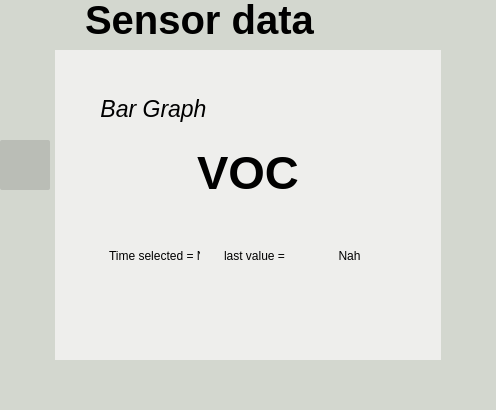
<?xml version="1.0" encoding="UTF-8"?>
<ui version="4.0">
 <class>MainWindow</class>
 <widget class="QMainWindow" name="MainWindow">
  <property name="geometry">
   <rect>
    <x>0</x>
    <y>0</y>
    <width>496</width>
    <height>410</height>
   </rect>
  </property>
  <property name="windowTitle">
   <string>MainWindow</string>
  </property>
  <widget class="QWidget" name="centralwidget">
   <property name="styleSheet">
    <string notr="true">background-color: rgb(238, 238, 236);
</string>
   </property>
   <layout class="QVBoxLayout" name="verticalLayout">
    <property name="spacing">
     <number>0</number>
    </property>
    <property name="leftMargin">
     <number>0</number>
    </property>
    <property name="topMargin">
     <number>0</number>
    </property>
    <property name="rightMargin">
     <number>0</number>
    </property>
    <property name="bottomMargin">
     <number>0</number>
    </property>
    <item>
     <widget class="QFrame" name="frame_1">
      <property name="maximumSize">
       <size>
        <width>16777215</width>
        <height>50</height>
       </size>
      </property>
      <property name="styleSheet">
       <string notr="true">border:0</string>
      </property>
      <property name="frameShape">
       <enum>QFrame::StyledPanel</enum>
      </property>
      <property name="frameShadow">
       <enum>QFrame::Raised</enum>
      </property>
      <layout class="QHBoxLayout" name="horizontalLayout_2">
       <property name="spacing">
        <number>0</number>
       </property>
       <property name="leftMargin">
        <number>0</number>
       </property>
       <property name="topMargin">
        <number>0</number>
       </property>
       <property name="rightMargin">
        <number>0</number>
       </property>
       <property name="bottomMargin">
        <number>0</number>
       </property>
       <item>
        <widget class="QFrame" name="Menu">
         <property name="minimumSize">
          <size>
           <width>55</width>
           <height>50</height>
          </size>
         </property>
         <property name="maximumSize">
          <size>
           <width>55</width>
           <height>16777215</height>
          </size>
         </property>
         <property name="styleSheet">
          <string notr="true">border:0 ; 
background-color: rgb(211, 215, 207);</string>
         </property>
         <property name="frameShape">
          <enum>QFrame::StyledPanel</enum>
         </property>
         <property name="frameShadow">
          <enum>QFrame::Raised</enum>
         </property>
         <widget class="QPushButton" name="GotoMainButton">
          <property name="geometry">
           <rect>
            <x>10</x>
            <y>10</y>
            <width>40</width>
            <height>30</height>
           </rect>
          </property>
          <property name="minimumSize">
           <size>
            <width>1</width>
            <height>0</height>
           </size>
          </property>
          <property name="styleSheet">
           <string notr="true">QPushButton{
background-image:url(:/LeftArrow/Design/icones/left-arrow_40x30.png);
border-radius:2px;
}</string>
          </property>
          <property name="text">
           <string/>
          </property>
          <property name="iconSize">
           <size>
            <width>20</width>
            <height>20</height>
           </size>
          </property>
         </widget>
        </widget>
       </item>
       <item>
        <widget class="QFrame" name="Title">
         <property name="minimumSize">
          <size>
           <width>0</width>
           <height>50</height>
          </size>
         </property>
         <property name="styleSheet">
          <string notr="true">border:0 ; 
background-color: rgb(211, 215, 207);</string>
         </property>
         <property name="frameShape">
          <enum>QFrame::StyledPanel</enum>
         </property>
         <property name="frameShadow">
          <enum>QFrame::Raised</enum>
         </property>
         <widget class="QLabel" name="label_2">
          <property name="enabled">
           <bool>true</bool>
          </property>
          <property name="geometry">
           <rect>
            <x>30</x>
            <y>-10</y>
            <width>261</width>
            <height>60</height>
           </rect>
          </property>
          <property name="minimumSize">
           <size>
            <width>40</width>
            <height>60</height>
           </size>
          </property>
          <property name="maximumSize">
           <size>
            <width>16777215</width>
            <height>20</height>
           </size>
          </property>
          <property name="font">
           <font>
            <pointsize>30</pointsize>
            <weight>75</weight>
            <bold>true</bold>
           </font>
          </property>
          <property name="text">
           <string>Sensor data</string>
          </property>
          <property name="scaledContents">
           <bool>true</bool>
          </property>
         </widget>
        </widget>
       </item>
      </layout>
     </widget>
    </item>
    <item>
     <widget class="QFrame" name="frame_2">
      <property name="styleSheet">
       <string notr="true">border:0</string>
      </property>
      <property name="frameShape">
       <enum>QFrame::StyledPanel</enum>
      </property>
      <property name="frameShadow">
       <enum>QFrame::Raised</enum>
      </property>
      <layout class="QHBoxLayout" name="horizontalLayout">
       <property name="spacing">
        <number>0</number>
       </property>
       <property name="leftMargin">
        <number>0</number>
       </property>
       <property name="topMargin">
        <number>0</number>
       </property>
       <property name="rightMargin">
        <number>0</number>
       </property>
       <property name="bottomMargin">
        <number>0</number>
       </property>
       <item>
        <widget class="QFrame" name="Left">
         <property name="minimumSize">
          <size>
           <width>55</width>
           <height>0</height>
          </size>
         </property>
         <property name="maximumSize">
          <size>
           <width>55</width>
           <height>16777215</height>
          </size>
         </property>
         <property name="styleSheet">
          <string notr="true">border:0 ; 
background-color: rgb(211, 215, 207);</string>
         </property>
         <property name="frameShape">
          <enum>QFrame::StyledPanel</enum>
         </property>
         <property name="frameShadow">
          <enum>QFrame::Raised</enum>
         </property>
         <layout class="QVBoxLayout" name="verticalLayout_2">
          <property name="spacing">
           <number>6</number>
          </property>
          <property name="leftMargin">
           <number>0</number>
          </property>
          <property name="topMargin">
           <number>0</number>
          </property>
          <property name="rightMargin">
           <number>0</number>
          </property>
          <property name="bottomMargin">
           <number>0</number>
          </property>
          <item>
           <widget class="QFrame" name="TOP_BUTTON">
            <property name="minimumSize">
             <size>
              <width>55</width>
              <height>0</height>
             </size>
            </property>
            <property name="maximumSize">
             <size>
              <width>16777215</width>
              <height>16777215</height>
             </size>
            </property>
            <property name="frameShape">
             <enum>QFrame::StyledPanel</enum>
            </property>
            <property name="frameShadow">
             <enum>QFrame::Raised</enum>
            </property>
            <widget class="QPushButton" name="GotoGraphicButton_1">
             <property name="geometry">
              <rect>
               <x>0</x>
               <y>360</y>
               <width>50</width>
               <height>50</height>
              </rect>
             </property>
             <property name="minimumSize">
              <size>
               <width>50</width>
               <height>50</height>
              </size>
             </property>
             <property name="maximumSize">
              <size>
               <width>50</width>
               <height>50</height>
              </size>
             </property>
             <property name="styleSheet">
              <string notr="true">QPushButton{
background-image:url(:/Graphic/Design/icones/icons8-combo-chart-50.png);
border-radius:2px;
 background-repeat:none;
padding-left: 50px; 
color: rgb(255, 255, 255);
border-radius: 10px;
}

QPushButton:hover{
	background-color: rgb(136, 138, 133);
}</string>
             </property>
             <property name="text">
              <string/>
             </property>
             <property name="iconSize">
              <size>
               <width>20</width>
               <height>20</height>
              </size>
             </property>
            </widget>
            <widget class="QPushButton" name="GotoGraphicButton">
             <property name="geometry">
              <rect>
               <x>0</x>
               <y>280</y>
               <width>50</width>
               <height>50</height>
              </rect>
             </property>
             <property name="minimumSize">
              <size>
               <width>50</width>
               <height>50</height>
              </size>
             </property>
             <property name="maximumSize">
              <size>
               <width>50</width>
               <height>50</height>
              </size>
             </property>
             <property name="styleSheet">
              <string notr="true">QPushButton{
	background-image: url(:/Graphic/Design/icones/graph_50x50.png);
border-radius:2px;
 background-repeat:none;
padding-left: 50px; 
color: rgb(255, 255, 255);
border-radius: 10px;
}

QPushButton:hover{
	background-color: rgb(136, 138, 133);
}</string>
             </property>
             <property name="text">
              <string/>
             </property>
             <property name="iconSize">
              <size>
               <width>20</width>
               <height>20</height>
              </size>
             </property>
            </widget>
            <widget class="QPushButton" name="GotoGraphicButton_3">
             <property name="geometry">
              <rect>
               <x>0</x>
               <y>190</y>
               <width>50</width>
               <height>50</height>
              </rect>
             </property>
             <property name="minimumSize">
              <size>
               <width>40</width>
               <height>50</height>
              </size>
             </property>
             <property name="maximumSize">
              <size>
               <width>50</width>
               <height>50</height>
              </size>
             </property>
             <property name="styleSheet">
              <string notr="true">QPushButton{
	background-image: url(:/Graphic/Design/icones/statistics_50x50.png);
border-radius:2px;
 background-repeat:none;
padding-left: 50px; 
color: rgb(255, 255, 255);
border-radius: 10px;
}

QPushButton:hover{
	background-color: rgb(136, 138, 133);
}</string>
             </property>
             <property name="text">
              <string/>
             </property>
             <property name="iconSize">
              <size>
               <width>20</width>
               <height>20</height>
              </size>
             </property>
            </widget>
            <widget class="QPushButton" name="GotoTableButton">
             <property name="geometry">
              <rect>
               <x>0</x>
               <y>90</y>
               <width>50</width>
               <height>50</height>
              </rect>
             </property>
             <property name="minimumSize">
              <size>
               <width>50</width>
               <height>50</height>
              </size>
             </property>
             <property name="maximumSize">
              <size>
               <width>50</width>
               <height>50</height>
              </size>
             </property>
             <property name="styleSheet">
              <string notr="true">QPushButton{
	padding: 5px 7px; 
	border-radius: 10px;
	background-image: url(:/Table/Design/icones/table_50x50.png);
border-radius:2px;
 background-repeat:none;
background-color: rgb(186, 189, 182);
	color: rgb(255, 255, 255);
	background-position: center left;
	padding-left: 50px; 
}


QPushButton:hover{
		background-color: rgb(136, 138, 133);
}</string>
             </property>
             <property name="text">
              <string/>
             </property>
             <property name="iconSize">
              <size>
               <width>20</width>
               <height>20</height>
              </size>
             </property>
            </widget>
           </widget>
          </item>
         </layout>
        </widget>
       </item>
       <item>
        <widget class="QFrame" name="Mid">
         <property name="styleSheet">
          <string notr="true">border:0;</string>
         </property>
         <property name="frameShape">
          <enum>QFrame::StyledPanel</enum>
         </property>
         <property name="frameShadow">
          <enum>QFrame::Raised</enum>
         </property>
         <layout class="QVBoxLayout" name="verticalLayout_3">
          <item>
           <widget class="QFrame" name="frame_53">
            <property name="frameShape">
             <enum>QFrame::StyledPanel</enum>
            </property>
            <property name="frameShadow">
             <enum>QFrame::Raised</enum>
            </property>
            <layout class="QHBoxLayout" name="horizontalLayout_6">
             <item>
              <widget class="QFrame" name="frame_11">
               <property name="sizePolicy">
                <sizepolicy hsizetype="Preferred" vsizetype="Expanding">
                 <horstretch>0</horstretch>
                 <verstretch>0</verstretch>
                </sizepolicy>
               </property>
               <property name="frameShape">
                <enum>QFrame::StyledPanel</enum>
               </property>
               <property name="frameShadow">
                <enum>QFrame::Raised</enum>
               </property>
               <layout class="QVBoxLayout" name="verticalLayout_8">
                <item>
                 <widget class="QFrame" name="frame_10">
                  <property name="minimumSize">
                   <size>
                    <width>0</width>
                    <height>230</height>
                   </size>
                  </property>
                  <property name="frameShape">
                   <enum>QFrame::StyledPanel</enum>
                  </property>
                  <property name="frameShadow">
                   <enum>QFrame::Raised</enum>
                  </property>
                  <layout class="QVBoxLayout" name="verticalLayout_7">
                   <item>
                    <widget class="QFrame" name="frame_5">
                     <property name="minimumSize">
                      <size>
                       <width>120</width>
                       <height>45</height>
                      </size>
                     </property>
                     <property name="maximumSize">
                      <size>
                       <width>16777215</width>
                       <height>45</height>
                      </size>
                     </property>
                     <property name="frameShape">
                      <enum>QFrame::StyledPanel</enum>
                     </property>
                     <property name="frameShadow">
                      <enum>QFrame::Raised</enum>
                     </property>
                     <layout class="QVBoxLayout" name="verticalLayout_4">
                      <item alignment="Qt::AlignLeft">
                       <widget class="QLabel" name="label">
                        <property name="minimumSize">
                         <size>
                          <width>100</width>
                          <height>0</height>
                         </size>
                        </property>
                        <property name="font">
                         <font>
                          <pointsize>17</pointsize>
                          <weight>50</weight>
                          <italic>true</italic>
                          <bold>false</bold>
                         </font>
                        </property>
                        <property name="text">
                         <string>Bar Graph</string>
                        </property>
                        <property name="alignment">
                         <set>Qt::AlignCenter</set>
                        </property>
                       </widget>
                      </item>
                     </layout>
                    </widget>
                   </item>
                   <item>
                    <widget class="QFrame" name="frame_13">
                     <property name="minimumSize">
                      <size>
                       <width>0</width>
                       <height>71</height>
                      </size>
                     </property>
                     <property name="frameShape">
                      <enum>QFrame::StyledPanel</enum>
                     </property>
                     <property name="frameShadow">
                      <enum>QFrame::Raised</enum>
                     </property>
                     <layout class="QVBoxLayout" name="verticalLayout_9">
                      <item>
                       <widget class="QLabel" name="NomeSensor">
                        <property name="minimumSize">
                         <size>
                          <width>200</width>
                          <height>51</height>
                         </size>
                        </property>
                        <property name="font">
                         <font>
                          <pointsize>35</pointsize>
                          <weight>75</weight>
                          <bold>true</bold>
                         </font>
                        </property>
                        <property name="styleSheet">
                         <string notr="true">´</string>
                        </property>
                        <property name="text">
                         <string>VOC</string>
                        </property>
                        <property name="scaledContents">
                         <bool>true</bool>
                        </property>
                        <property name="alignment">
                         <set>Qt::AlignCenter</set>
                        </property>
                       </widget>
                      </item>
                     </layout>
                    </widget>
                   </item>
                   <item>
                    <widget class="QFrame" name="frame_16">
                     <property name="minimumSize">
                      <size>
                       <width>0</width>
                       <height>84</height>
                      </size>
                     </property>
                     <property name="frameShape">
                      <enum>QFrame::StyledPanel</enum>
                     </property>
                     <property name="frameShadow">
                      <enum>QFrame::Raised</enum>
                     </property>
                     <layout class="QHBoxLayout" name="horizontalLayout_10">
                      <item alignment="Qt::AlignHCenter|Qt::AlignVCenter">
                       <widget class="QFrame" name="frame_17">
                        <property name="minimumSize">
                         <size>
                          <width>100</width>
                          <height>53</height>
                         </size>
                        </property>
                        <property name="frameShape">
                         <enum>QFrame::StyledPanel</enum>
                        </property>
                        <property name="frameShadow">
                         <enum>QFrame::Raised</enum>
                        </property>
                        <layout class="QVBoxLayout" name="verticalLayout_10">
                         <item>
                          <widget class="QLabel" name="timeSelected_label">
                           <property name="minimumSize">
                            <size>
                             <width>100</width>
                             <height>31</height>
                            </size>
                           </property>
                           <property name="text">
                            <string>Time selected = Nah</string>
                           </property>
                           <property name="alignment">
                            <set>Qt::AlignLeading|Qt::AlignLeft|Qt::AlignVCenter</set>
                           </property>
                          </widget>
                         </item>
                        </layout>
                       </widget>
                      </item>
                      <item alignment="Qt::AlignHCenter|Qt::AlignVCenter">
                       <widget class="QFrame" name="frame_12">
                        <property name="minimumSize">
                         <size>
                          <width>190</width>
                          <height>66</height>
                         </size>
                        </property>
                        <property name="frameShape">
                         <enum>QFrame::StyledPanel</enum>
                        </property>
                        <property name="frameShadow">
                         <enum>QFrame::Raised</enum>
                        </property>
                        <layout class="QHBoxLayout" name="horizontalLayout_7">
                         <item>
                          <widget class="QFrame" name="frame_14">
                           <property name="minimumSize">
                            <size>
                             <width>98</width>
                             <height>48</height>
                            </size>
                           </property>
                           <property name="frameShape">
                            <enum>QFrame::StyledPanel</enum>
                           </property>
                           <property name="frameShadow">
                            <enum>QFrame::Raised</enum>
                           </property>
                           <layout class="QHBoxLayout" name="horizontalLayout_8">
                            <item>
                             <widget class="QLabel" name="lastvalue_label">
                              <property name="text">
                               <string>last value = </string>
                              </property>
                             </widget>
                            </item>
                           </layout>
                          </widget>
                         </item>
                         <item>
                          <widget class="QFrame" name="frame_15">
                           <property name="minimumSize">
                            <size>
                             <width>75</width>
                             <height>40</height>
                            </size>
                           </property>
                           <property name="frameShape">
                            <enum>QFrame::StyledPanel</enum>
                           </property>
                           <property name="frameShadow">
                            <enum>QFrame::Raised</enum>
                           </property>
                           <layout class="QHBoxLayout" name="horizontalLayout_9">
                            <item>
                             <widget class="QLabel" name="lastvalue">
                              <property name="minimumSize">
                               <size>
                                <width>55</width>
                                <height>30</height>
                               </size>
                              </property>
                              <property name="text">
                               <string>Nah</string>
                              </property>
                              <property name="alignment">
                               <set>Qt::AlignCenter</set>
                              </property>
                             </widget>
                            </item>
                           </layout>
                          </widget>
                         </item>
                        </layout>
                       </widget>
                      </item>
                     </layout>
                    </widget>
                   </item>
                  </layout>
                 </widget>
                </item>
                <item>
                 <widget class="QFrame" name="frame_6">
                  <property name="sizePolicy">
                   <sizepolicy hsizetype="Preferred" vsizetype="Expanding">
                    <horstretch>0</horstretch>
                    <verstretch>0</verstretch>
                   </sizepolicy>
                  </property>
                  <property name="minimumSize">
                   <size>
                    <width>0</width>
                    <height>0</height>
                   </size>
                  </property>
                  <property name="frameShape">
                   <enum>QFrame::StyledPanel</enum>
                  </property>
                  <property name="frameShadow">
                   <enum>QFrame::Raised</enum>
                  </property>
                  <layout class="QHBoxLayout" name="horizontalLayout_5">
                   <item>
                    <layout class="QGridLayout" name="baseDisenio_2">
                     <property name="rightMargin">
                      <number>0</number>
                     </property>
                    </layout>
                   </item>
                  </layout>
                 </widget>
                </item>
               </layout>
              </widget>
             </item>
            </layout>
           </widget>
          </item>
         </layout>
        </widget>
       </item>
       <item>
        <widget class="QFrame" name="Right">
         <property name="minimumSize">
          <size>
           <width>55</width>
           <height>0</height>
          </size>
         </property>
         <property name="maximumSize">
          <size>
           <width>55</width>
           <height>16777215</height>
          </size>
         </property>
         <property name="styleSheet">
          <string notr="true">border:0 ; 
background-color: rgb(211, 215, 207);</string>
         </property>
         <property name="frameShape">
          <enum>QFrame::StyledPanel</enum>
         </property>
         <property name="frameShadow">
          <enum>QFrame::Raised</enum>
         </property>
        </widget>
       </item>
      </layout>
     </widget>
    </item>
    <item>
     <widget class="QFrame" name="frame_3">
      <property name="maximumSize">
       <size>
        <width>16777215</width>
        <height>50</height>
       </size>
      </property>
      <property name="styleSheet">
       <string notr="true">border:0 ; 
background-color: rgb(211, 215, 207);</string>
      </property>
      <property name="frameShape">
       <enum>QFrame::StyledPanel</enum>
      </property>
      <property name="frameShadow">
       <enum>QFrame::Raised</enum>
      </property>
      <layout class="QHBoxLayout" name="horizontalLayout_3">
       <property name="spacing">
        <number>0</number>
       </property>
       <property name="leftMargin">
        <number>0</number>
       </property>
       <property name="topMargin">
        <number>0</number>
       </property>
       <property name="rightMargin">
        <number>0</number>
       </property>
       <property name="bottomMargin">
        <number>0</number>
       </property>
       <item>
        <widget class="QFrame" name="frame">
         <property name="minimumSize">
          <size>
           <width>0</width>
           <height>60</height>
          </size>
         </property>
         <property name="frameShape">
          <enum>QFrame::StyledPanel</enum>
         </property>
         <property name="frameShadow">
          <enum>QFrame::Raised</enum>
         </property>
         <layout class="QHBoxLayout" name="horizontalLayout_4">
          <item>
           <widget class="QFrame" name="frame_7">
            <property name="maximumSize">
             <size>
              <width>150</width>
              <height>40</height>
             </size>
            </property>
            <property name="styleSheet">
             <string notr="true"> background-repeat:none;
background-image: url(:/Bosh/Design/icones/bosch-logo_2_150x40.png);</string>
            </property>
            <property name="frameShape">
             <enum>QFrame::StyledPanel</enum>
            </property>
            <property name="frameShadow">
             <enum>QFrame::Raised</enum>
            </property>
           </widget>
          </item>
          <item>
           <widget class="QFrame" name="frame_8">
            <property name="maximumSize">
             <size>
              <width>150</width>
              <height>50</height>
             </size>
            </property>
            <property name="styleSheet">
             <string notr="true"> background-repeat:none;
background-image: url(:/Bosh/Design/icones/UA1_150x40.png);</string>
            </property>
            <property name="frameShape">
             <enum>QFrame::StyledPanel</enum>
            </property>
            <property name="frameShadow">
             <enum>QFrame::Raised</enum>
            </property>
           </widget>
          </item>
         </layout>
        </widget>
       </item>
      </layout>
     </widget>
    </item>
   </layout>
  </widget>
 </widget>
 <resources>
  <include location="file_rc.qrc"/>
 </resources>
 <connections/>
</ui>
